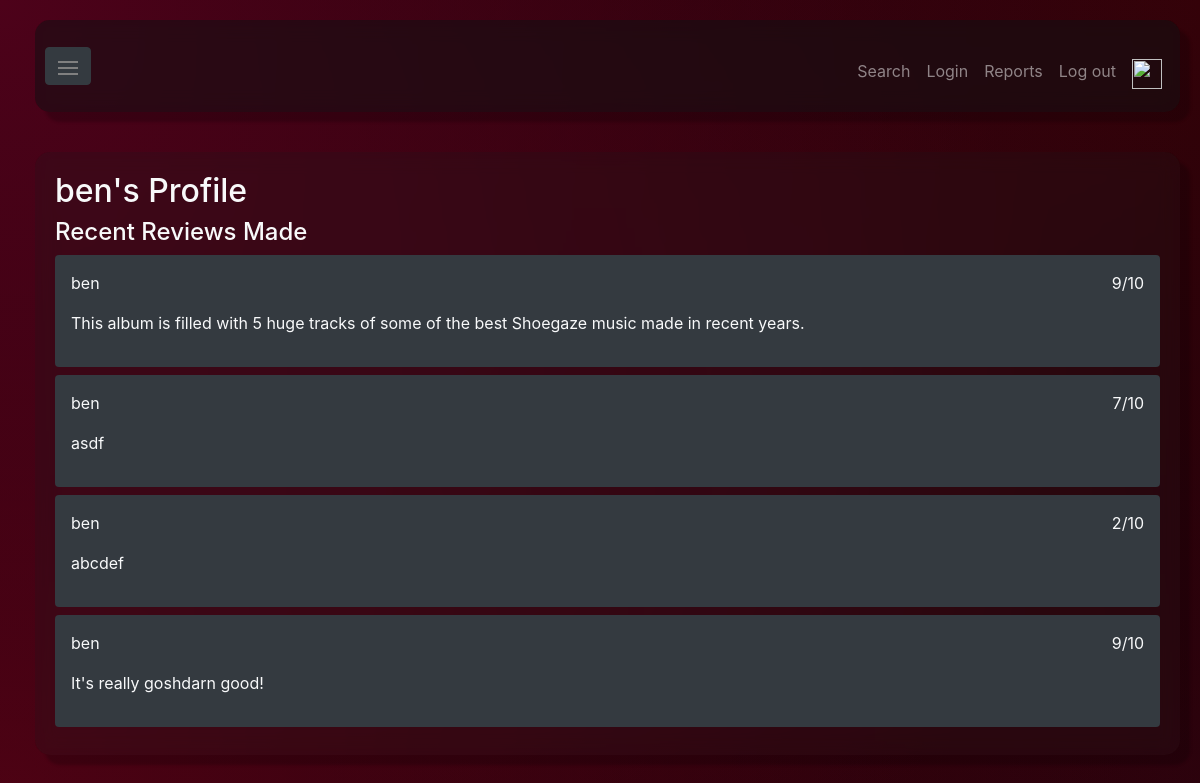
/user/1 (signed in), run on the app's committed database.
### MusicReview/models.py (models this page shows)
class Review(models.Model):
    content = models.TextField(blank=True)
    score = models.IntegerField(choices=[(x, x) for x in range(1, 11)]) # 0 - 10 score
    user = models.ForeignKey(User, on_delete=models.CASCADE)
    time = models.DateTimeField()

### MusicReview/views.py (the view)
# urls.py: path('user/<str:pk>', views.user, name='user'),
def user(request, pk):
    ctx = get_ctx(request)
    user= User.objects.get(pk = pk)
    reviews = user.review_set.all()
    ctx['user']=user
    ctx['reviews']= reviews
    return render(request, 'accounts/user.html', context = ctx)

### MusicReview/accent_colors.py (called while the page is built)
def default_colors():
    return ["#4d021a", "#4d0210", "#340209", "#28020f"]

### MusicReview/views.py (called while the page is built)
def get_ctx(request, release=None):
    ctx = { 'searchForm': SearchForm() }
    if release is not None:
        ctx['accentColors'] = [release.accent_color1, release.accent_color2, release.accent_color3, release.accent_color4]
    else:
        ctx['accentColors'] = default_colors()
    if request.user.is_authenticated:
        ctx['userName'] = request.user.username
    ctx['superuser'] = request.user.is_superuser
    return ctx

### MusicReview/templates/accounts/user.html (shortened to what this page needs)
{% extends 'master.html' %}
{% block content %}
  <h2>{{ user.username }}'s Profile</h2>
  <h4>Recent Reviews Made</h4>
  {% for review in reviews %}
    <div class="p-3 bg-dark rounded mb-2">
      <div style="display: flex; justify-content: space-between">
        <p>{{ user.username }}</p>
        <p style="margin-left: auto">{{ review.score }}/10</p>
      </div>
      <p>{{review.content}}</p>
    </div>
  {% endfor %}
{% endblock %}

### data on the page
Review: score "9", content "This album is filled with 5 huge tracks of some of the best Shoegaze music made in recent years."
Review: score "7", content "asdf"
Review: score "2", content "abcdef"
Review: score "9", content "It's really goshdarn good!"

### other printed values
{{ user.username }} "ben"
